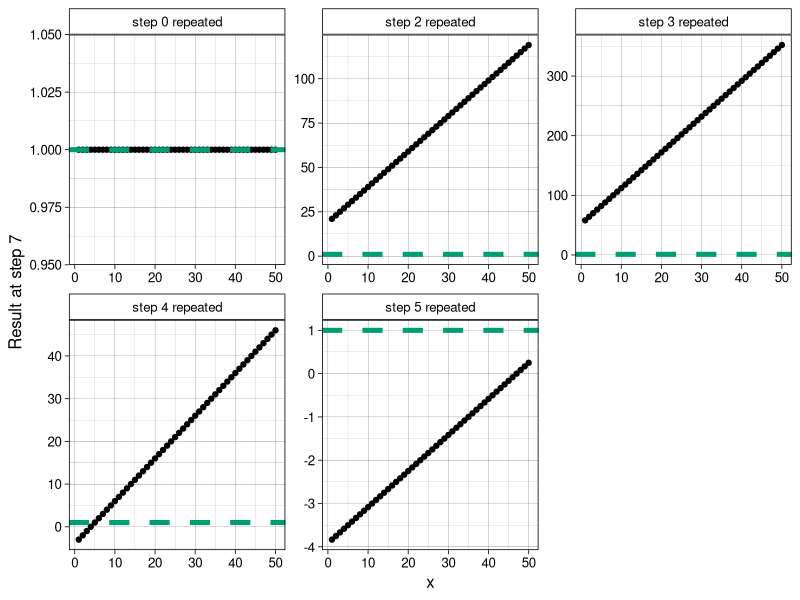

Write the R code that produced this figure.
## ---- chunk 1
knitr::opts_chunk$set(echo = TRUE)
## ---- chunk 2
# helper functions - each one calculates one of the steps 2-5
f2 <- function(x) (x + 9) * 2 # calculates step 2
f3 <- function(x) (x * 6) + 12 # calculates step 3
f4 <- function(x) x - 60 # calculates step 4
f5 <- function(x) (x / 12) - 4 # calculates step 5

magic_trick <- function(x, rep = 0){
   # x: a whole number from 1 to 50
   # rep: the step 2-5 to be repeated twice. If rep = 0 or 1. - no repetition 
   
    if(rep == 2){
       f <- f5(f4(f3(f2(f2(x)))))
       } else if(rep == 3){
          f <- f5(f4(f3(f3(f2(x)))))
          } else if(rep == 4){
             f <- f5(f4(f4(f3(f2(x))))) 
             } else if(rep == 5) {
                f <- f5(f5(f4(f3(f2(x)))))
                } else {
                   f <- f5(f4(f3(f2(x)))) - x
                   }    
    return(f)
}
## ---- chunk 3
x_values <- seq(1, 50, by = 1) # step 1: whole number from 1 to 50.
repeated <- c(0, 2, 3, 4, 5) # step to repeat. 0 corresponds to the original puzzle 

vals <- expand.grid(x_values, repeated)

library(purrr)
library(dplyr)
library(ggplot2)

res <- map2_dbl(vals$Var1, vals$Var2, magic_trick)

df <- data.frame(x = rep(x_values, 5), repeated = rep(repeated, each = 50), res = res) %>%
   mutate(repeated = paste0("step ", repeated, " repeated")) 

ggplot(df) +
   geom_point(aes(x = x, y = res)) +
   facet_wrap(. ~ repeated, scales = "free") +
   geom_hline(yintercept = 1, linetype = "dashed", linewidth = 1.7, col = "#009E73") +
   labs(y = "Result at step 7") +
   theme_linedraw(12) +
   theme(strip.background = element_rect(fill = "white")) +
   theme(strip.text.x = element_text(color = "black"))
